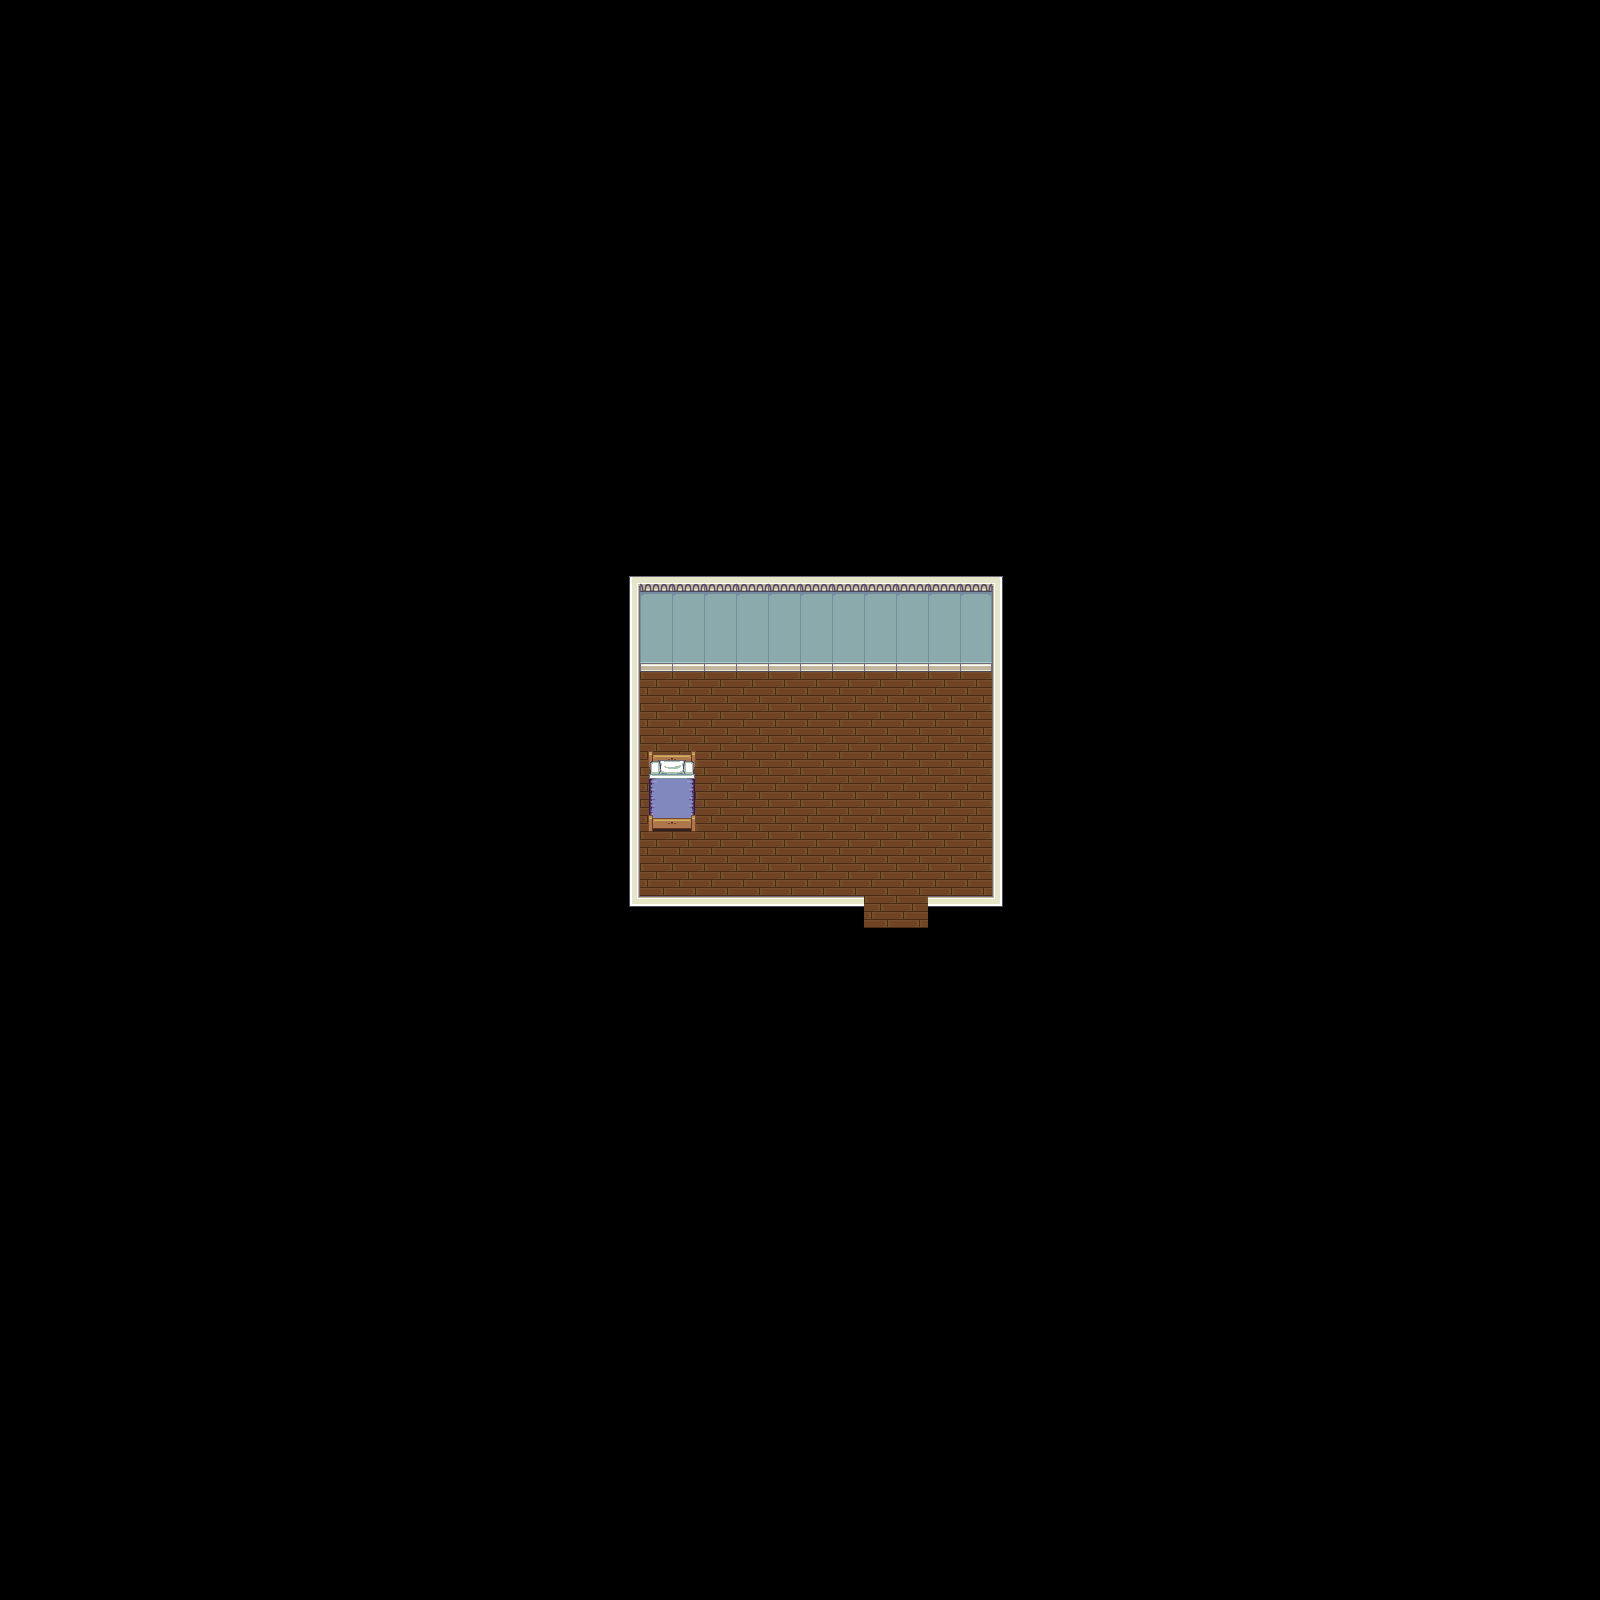

This game map was drawn from its Tiled (.tmx) file and the tilesets committed beside it. A one-line description and the trimmed map source follow:
An orthogonal 50x50 tile map with 32x32 px tiles, 4 tile layers (Ground, Decorations_L1, Decorations_L2, Building_L1), 3 tilesets and 13 objects (farmhouse, farm).

<map version="1.0" tiledversion="1.0.3" orientation="orthogonal" renderorder="right-down" width="50" height="50" tilewidth="32" tileheight="32" nextobjectid="21">
 <properties>
  <property name="name" value="farmhouse" />
 </properties>
 <tileset firstgid="1" source="interior1.tsx" />
 <tileset firstgid="1025" source="interior2.tsx" />
 <tileset firstgid="1857" source="insides.tsx" />
 <layer name="Ground" width="50" height="50">
  <data>[2500 cells, 79 non-empty, 1 distinct tile ids]</data>
 </layer>
 <layer name="Decorations_L1" width="50" height="50">
  <data>[2500 cells, 4 non-empty, 4 distinct tile ids]</data>
 </layer>
 <objectgroup name="Player" />
 <objectgroup name="Collision">
  <object id="2" x="648.5" y="815" width="48.5" height="19.5" />
  <object id="3" x="649.5" y="751" width="47" height="8" />
  <object id="4" x="992" y="576" width="32" height="352" />
  <object id="5" x="928" y="896" width="96" height="32" />
  <object id="6" x="896" y="928" width="32" height="32" />
  <object id="7" x="928" y="928" width="32" height="32" />
  <object id="9" x="864" y="928" width="32" height="32" />
  <object id="10" x="608" y="896" width="256" height="32" />
  <object id="11" x="608" y="576" width="32" height="320" />
  <object id="12" x="608" y="544" width="416" height="32" />
 </objectgroup>
 <objectgroup name="Bed">
  <object id="15" x="652.5" y="765.5" width="37" height="29.5" />
 </objectgroup>
 <objectgroup name="Player_Spawn">
  <object id="19" name="farmhouse" x="880" y="842.5" width="32" height="32" />
 </objectgroup>
 <objectgroup name="Teleport">
  <object id="17" name="farm" x="865" y="914.5" width="63" height="13.5" />
 </objectgroup>
 <layer name="Decorations_L2" width="50" height="50">
  <data>[2500 cells, 2 non-empty, 2 distinct tile ids]</data>
 </layer>
 <layer name="Building_L1" width="50" height="50">
  <data>[2500 cells, 64 non-empty, 13 distinct tile ids]</data>
 </layer>
</map>
